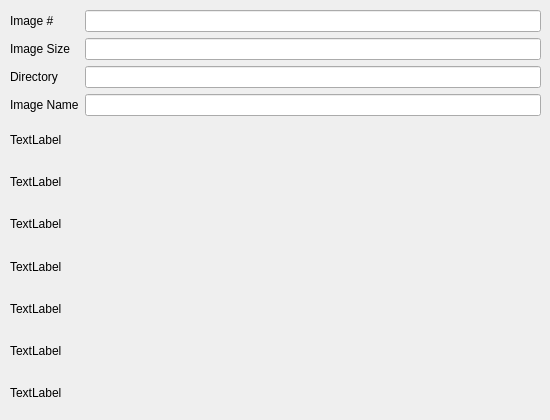
     <widget class="QWidget" name="TabProperties">
      <attribute name="title">
       <string>Properties</string>
      </attribute>
      <widget class="QWidget" name="gridLayoutWidget_4">
       <property name="geometry">
        <rect>
         <x>10</x>
         <y>10</y>
         <width>531</width>
         <height>401</height>
        </rect>
       </property>
       <layout class="QGridLayout" name="GridLayoutProperties">
        <item row="0" column="1">
         <widget class="QLabel" name="LabelPropertiesImageNum">
          <property name="text">
           <string>Image #</string>
          </property>
         </widget>
        </item>
        <item row="1" column="1">
         <widget class="QLabel" name="LabelPropertiesImageSize">
          <property name="text">
           <string>Image Size</string>
          </property>
         </widget>
        </item>
        <item row="2" column="1">
         <widget class="QLabel" name="LabelPropertiesDirectory">
          <property name="text">
           <string>Directory</string>
          </property>
         </widget>
        </item>
        <item row="3" column="1">
         <widget class="QLabel" name="LabelPropertiesImageName">
          <property name="text">
           <string>Image Name</string>
          </property>
         </widget>
        </item>
        <item row="4" column="1">
         <widget class="QLabel" name="label_5">
          <property name="text">
           <string>TextLabel</string>
          </property>
         </widget>
        </item>
        <item row="5" column="1">
         <widget class="QLabel" name="label_6">
          <property name="text">
           <string>TextLabel</string>
          </property>
         </widget>
        </item>
        <item row="6" column="1">
         <widget class="QLabel" name="label_7">
          <property name="text">
           <string>TextLabel</string>
          </property>
         </widget>
        </item>
        <item row="7" column="1">
         <widget class="QLabel" name="label_8">
          <property name="text">
           <string>TextLabel</string>
          </property>
         </widget>
        </item>
        <item row="8" column="1">
         <widget class="QLabel" name="label_9">
          <property name="text">
           <string>TextLabel</string>
          </property>
         </widget>
        </item>
        <item row="9" column="1">
         <widget class="QLabel" name="label_10">
          <property name="text">
           <string>TextLabel</string>
          </property>
         </widget>
        </item>
        <item row="10" column="1">
         <widget class="QLabel" name="label_11">
          <property name="text">
           <string>TextLabel</string>
          </property>
         </widget>
        </item>
        <item row="0" column="2">
         <widget class="QLineEdit" name="LineEditPropertiesImageNum"/>
        </item>
        <item row="1" column="2">
         <widget class="QLineEdit" name="LineEditPropertiesImageSize"/>
        </item>
        <item row="2" column="2">
         <widget class="QLineEdit" name="LineEditPropertiesDirectory"/>
        </item>
        <item row="3" column="2">
         <widget class="QLineEdit" name="LineEditPropertiesImageName"/>
        </item>
       </layout>
      </widget>
     </widget>
